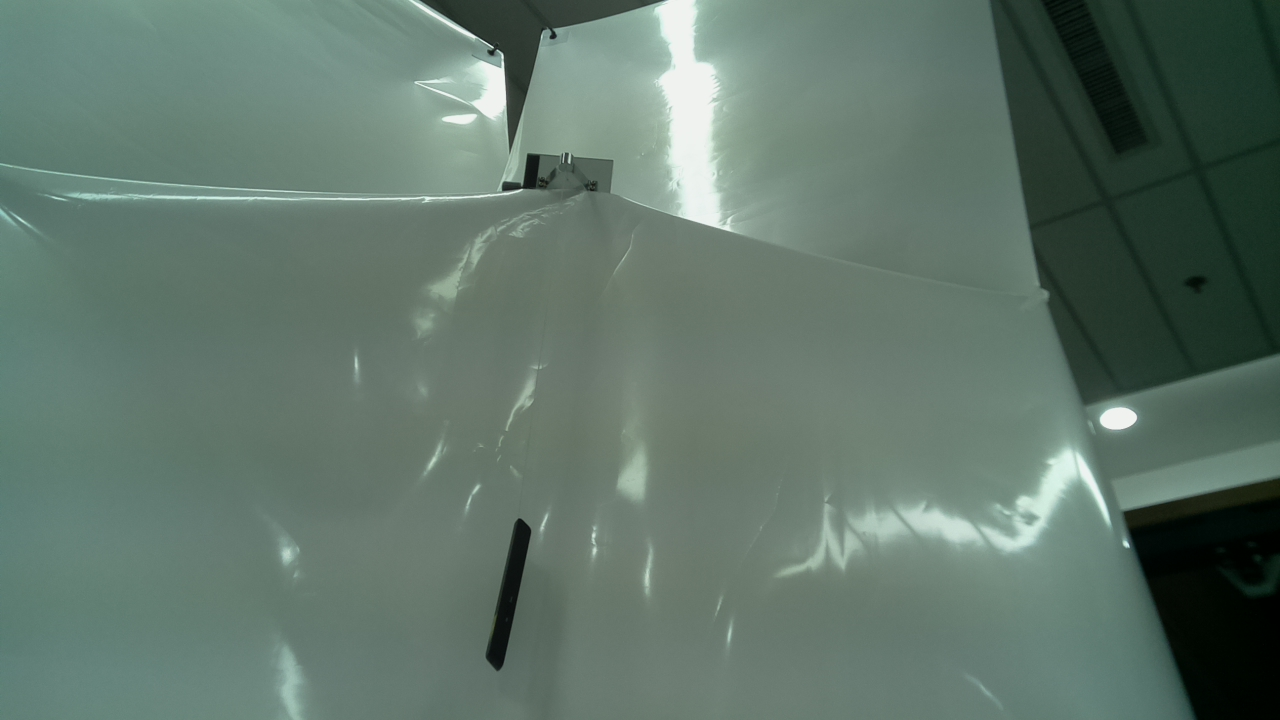
#> input picture testcase/1.jpg, 1280 x 720 px, given in place of , which was not available
$ python findLaserPen2_MotionDectVersion.py   (older library calls are emulated)
#> lines starting #> are read from the running program, lines starting #| are printed output that depends on the picture; after the words box and inside, x2 and y2 are one past the last pixel; in counts of white or black regions, pixels touching at a corner belong together; pictures that were not available may be replaced by others from this repository, and a replacement may not be noted
#> further down, frame is the input picture: shape (720, 1280, 3); mean B, G, R 106.2, 117.3, 96.4
#> `fgmask = fgbg.apply(frame_motion)`: fgmask: shape (720, 1280); every value is 255
### task/myopencvTool.py
import time
import os
import sys
import cv2
import numpy as np
import matplotlib.pyplot as plt
import math

objectLengthFix = 0
AngleFix = 0
cameraNumber=2
cameraNumber2=0
# r"http://192.168.0.120:8080/?action=stream"
iniURL=r"task/Color/color.ini"


# ===MathAndPhysic ===
# [5 lines left out: function signal, not called in this run]


def angleCal(x, y):
    if x != 0 and y != 0:
        return math.atan(x / y) * 180 / math.pi


def Time2Length(time):
    return time ** 2 * 9.886 / (4 * math.pi ** 2)


def fixFunction(inputv):
    return inputv - math.log(10, inputv / 10) * 8.5


# ===OpenCVAPI ===
# ==Basic==
def showimgInPanel(img):
    plt.imshow(img, "gray")
    plt.show()

# [7 lines left out: function readIni, not called in this run]
class CamerSystem:
    fgbg = cv2.createBackgroundSubtractorKNN()

    # [104 lines left out: functions __init__, releasCam, MotionThreshold, MotionThreshold_l, MotionThreshold_r, ColorThreshold and 1 more, not called in this run]


#region Open And Close
def open_mor(src, kernelsize, iter):
    kernel = np.ones((kernelsize, kernelsize), np.uint8)
    opening = cv2.morphologyEx(src, cv2.MORPH_OPEN, kernel, iterations=iter)
    return opening


# [4 lines left out: function close_mor, not called in this run]
#endregion
#直接计算图像的重心
def centerPoint(thimg):
    mom = cv2.moments(thimg)
#> mom = moments, m00 235008000, centre m10/m00, m01/m00 = (639.5, 359.5)
    if mom["m00"] == 0:
        return 0, 0
    center_x = round(mom["m10"] / mom["m00"])
#> center_x = 640
    center_y = round(mom["m01"] / mom["m00"])
#> center_y = 360
    return center_x, center_y


# Draw Tool
# [4 lines left out: function drawPointonImg, not called in this run]


def drawCenterPoint(img, imgName):
    meanX, meanY = centerPoint(img)
#> meanX = 640; meanY = 360
    img_rgb = cv2.cvtColor(img, cv2.COLOR_GRAY2BGR)
#> img_rgb: shape (720, 1280, 3); every value is 255
    cv2.circle(img_rgb, (meanX, meanY), 3, (0, 0, 255))
#> img_rgb: shape (720, 1280, 3); mean B, G, R 255, 255, 255
    cv2.imshow("centerPoint" + str(imgName), img_rgb)
    return meanX, meanY


def findRealCont(thimg):
    pass
    # [12 lines of commented-out code are left out]


# [7 lines left out: function drawCont, not called in this run]


# ===Python Util===
class Timer:

    def __init__(self):
        self.clock=time.time()

    # [4 lines left out: function Update, not called in this run]
    def TimePast(self):
        return time.time()-self.clock

### task/basic/findLaserPen2_MotionDectVersion.py
#使用BackgroundSubtractorMOG
import cv2 as cv
import numpy as np
from task.myopencvTool import *


# 设置文件
file_test = r"http://169.254.121.50:8080/?action=stream"

cap = cv.VideoCapture(file_test)

# 设置变量
kernel = cv.getStructuringElement(cv.MORPH_ELLIPSE, (2, 2))  # 定义结构元素
color_m = (0, 0, 255)

# 背景差法
# fgbg = cv.bgsegm.createBackgroundSubtractorMOG()
# fgbg=cv.createBackgroundSubtractorMOG2(detectShadows=False,varThreshold=20)
fgbg =cv.createBackgroundSubtractorKNN()


Lx=0
Ly=0
Lw=0
Lh=0
while True:
    # 读取一帧
    ret, frame = cap.read()
    # 如果视频结束，跳出循环
    if not ret:
        break
    # frame = cv.resize(frame, (500, 500), interpolation=cv.INTER_CUBIC)
    frame_motion = frame.copy()
    cv.imshow("source", frame_motion)

    # 计算前景掩码
    fgmask = fgbg.apply(frame_motion)
    # cv.imshow("MaskMOG",fgmask )
    drawCenterPoint(fgmask,"CenterOfMask")


    # draw1 = cv.threshold(fgmask, 100, 255, cv.THRESH_BINARY)[1]  # 二值化
    # cv.imshow("Thre",draw1 )
    draw1=open_mor(fgmask,3,1)
    draw1 = cv.dilate(draw1, kernel, iterations=3)
    cv.imshow("OPENED",draw1)

    # 查找检测物体的轮廓,只检测外轮廓,只需4个点来保存轮廓信息
    contours_m, hierarchy_m = cv.findContours(fgmask.copy(), cv.RETR_EXTERNAL, cv.CHAIN_APPROX_SIMPLE)
#> contours_m = [[[0, 0], [0, 719], [1279, 719], [1279, 0]]]

    NoSat=True
    for c in contours_m:
        print(cv.contourArea(c))
        if cv.contourArea(c) < 1000:
            continue
        NoSat=False
        (Lx,Ly,Lw,Lh)=(x, y, w, h) = cv.boundingRect(c)
        cv.rectangle(frame_motion, (x, y), (x + w, y + h), color_m, 2)
#> this loop made 1 pass
#> (c, NoSat, Lx, Ly, Lw, Lh, x, y) on pass 1: ([[0, 0], [0, 719], [1279, 719], [1279, 0]], False, 0, 0, 1280, 720, 0, 0)
#| 919601.0
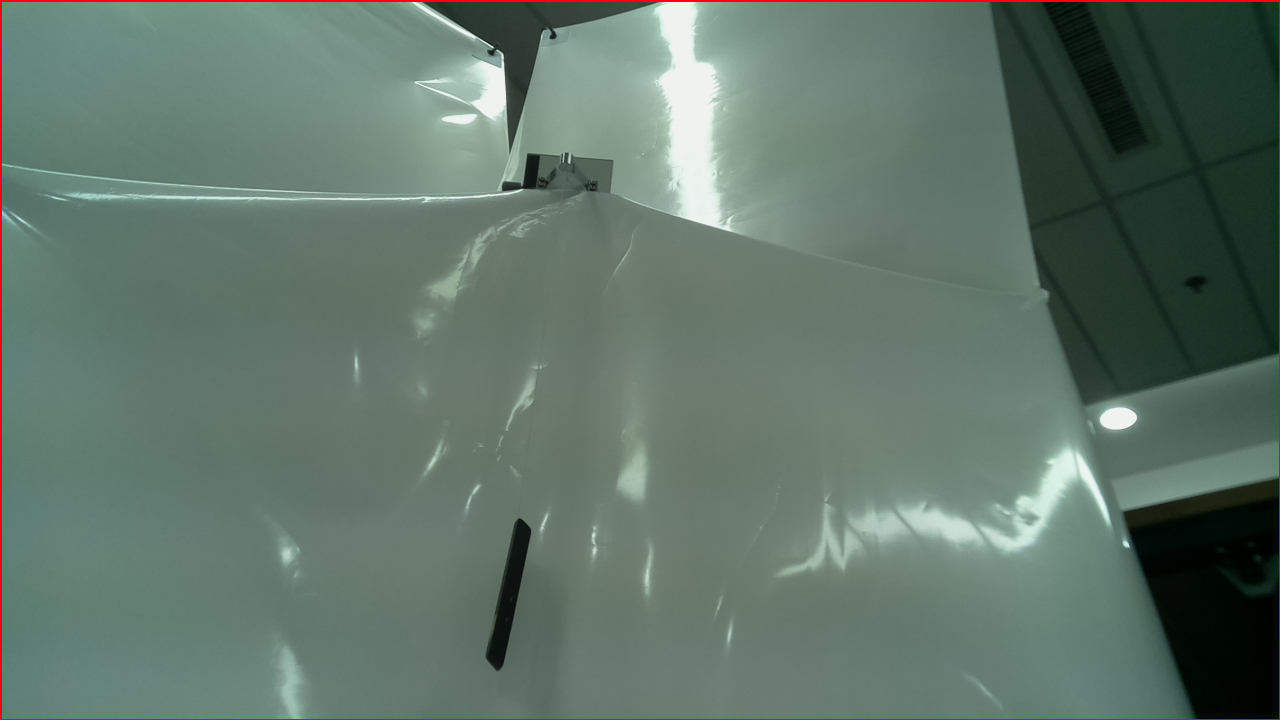
#> frame_motion: shape (720, 1280, 3); 0.65% of pixels changed, all inside (x1, y1, x2, y2) = (0, 0, 1280, 720)
    if NoSat:
        cv.rectangle(frame_motion, (Lx, Ly), (Lx + Lw, Ly + Lh), color_m, 2)
    cv.imshow("apply", frame_motion)
    k = cv.waitKey(1)
#> (key Esc is pressed here)
    if k == 27:
        break

cap.release()
cv.destroyAllWindows()

$ run again, on testcase/2.png
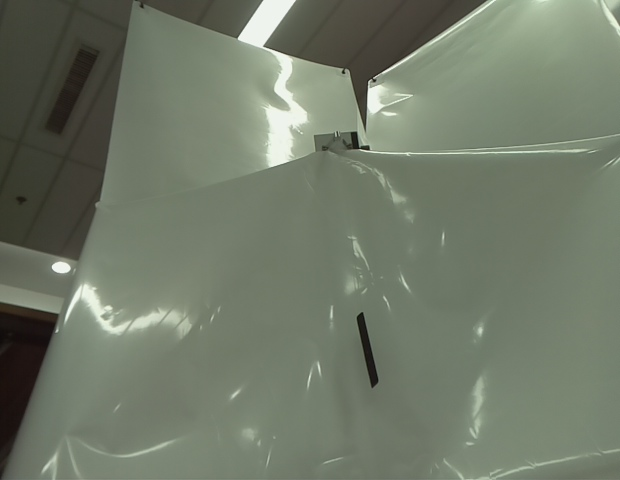
#> input picture testcase/2.png, 620 x 480 px, given in place of , which was not available
#> frame is the input picture: shape (480, 620, 3); mean B, G, R 104.5, 121.3, 112.7
#> fgmask: shape (480, 620); every value is 255
#> mom = moments, m00 75888000, centre m10/m00, m01/m00 = (309.5, 239.5)
#> center_x = 310
#> center_y = 240
#> meanX = 310; meanY = 240
#> contours_m = [[[0, 0], [0, 479], [619, 479], [619, 0]]]
#> the loop `for c in contours_m:` made 1 pass
#> (c, NoSat, Lx, Ly, Lw, Lh, x, y) on pass 1: ([[0, 0], [0, 479], [619, 479], [619, 0]], False, 0, 0, 620, 480, 0, 0)
#> (printed output is left out)
#> after the loop `for c in contours_m:`:
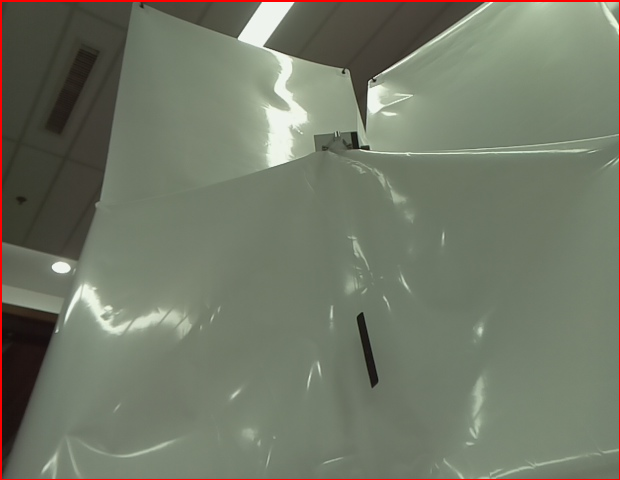
#> frame_motion: shape (480, 620, 3); 1.11% of pixels changed, all inside (x1, y1, x2, y2) = (0, 0, 620, 480)
